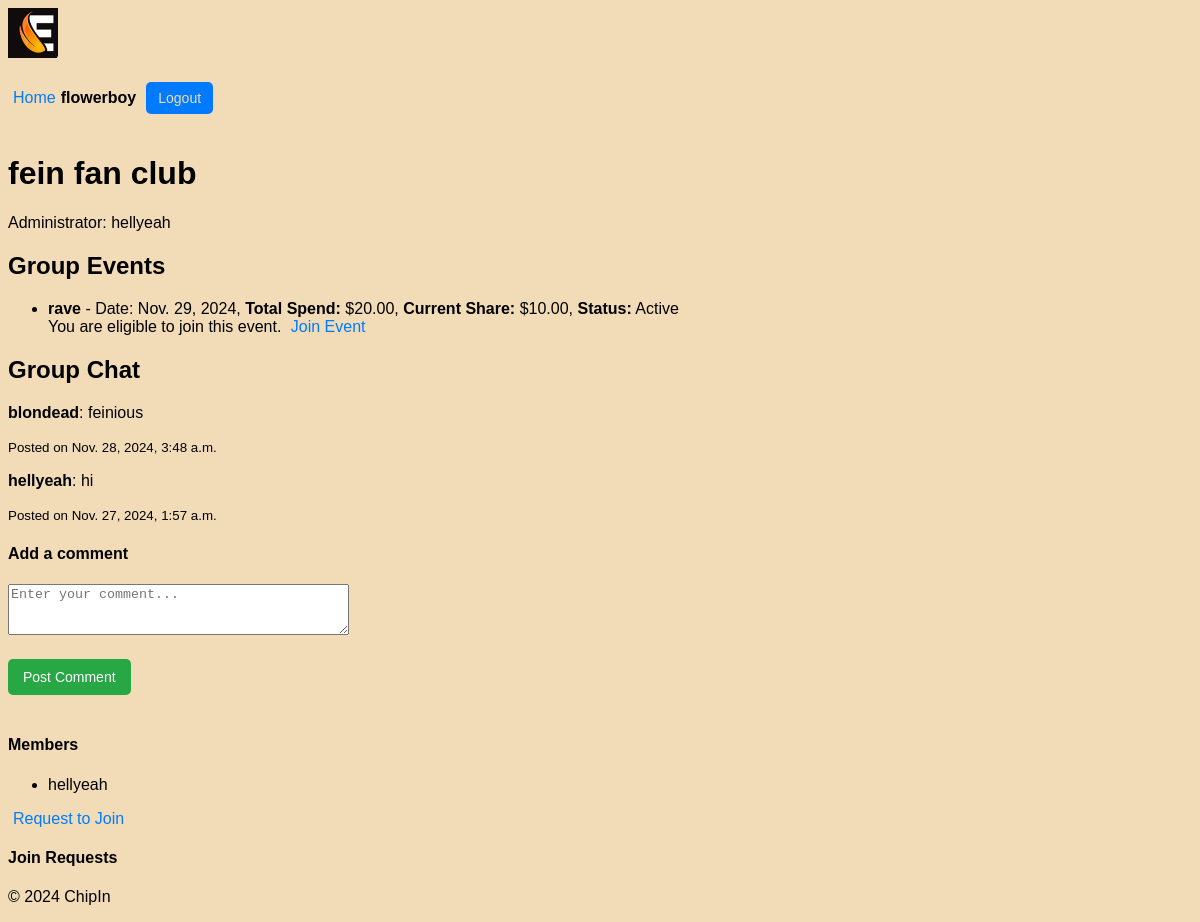
Before: /chipin/group/9/ (signed in) with the older database file.
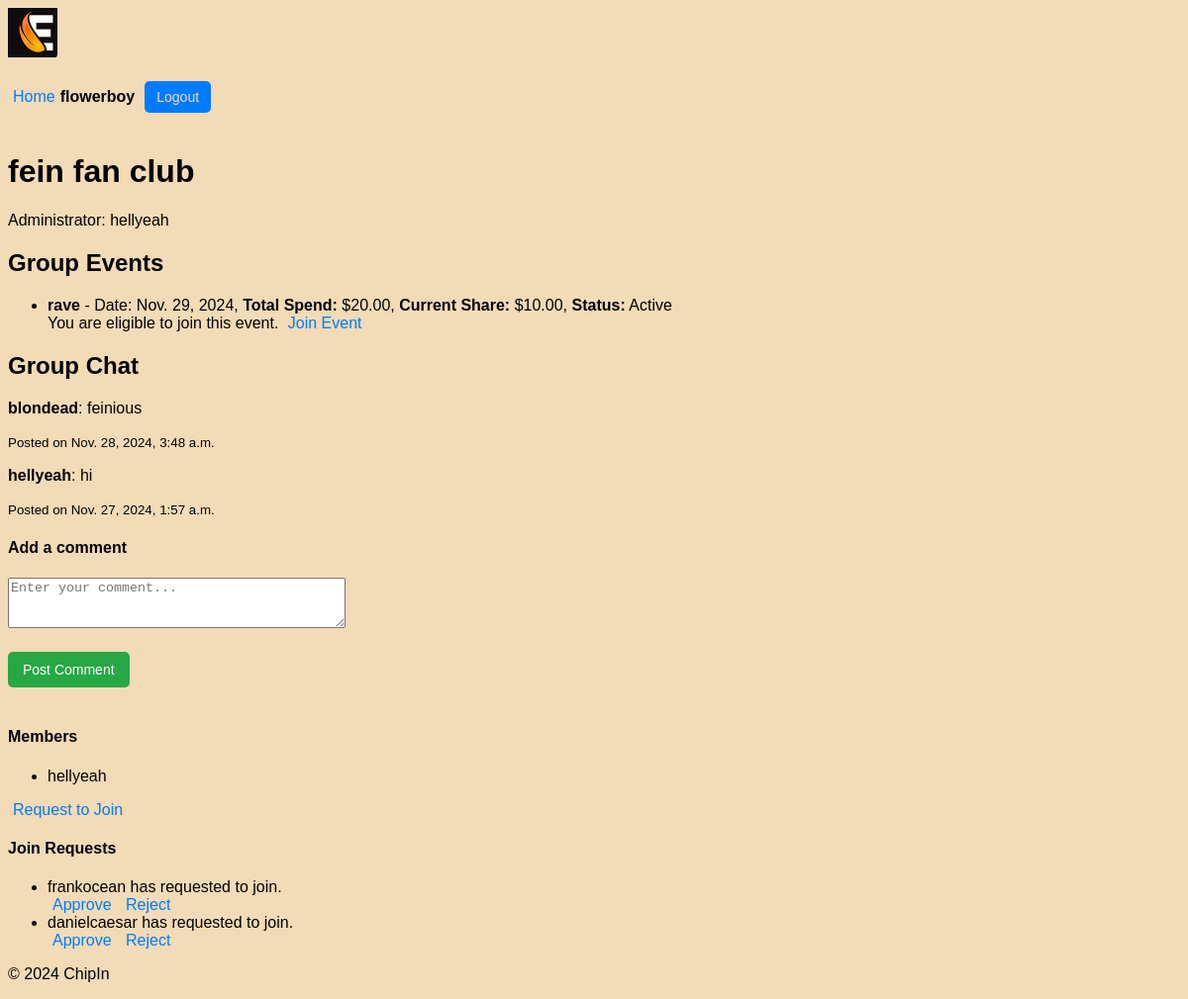
After: the same page with the newer database file.
### chipin/models.py (models this page shows, shortened)
class Event(models.Model):
    name = models.CharField(max_length=100)
    date = models.DateField()
    total_spend = models.DecimalField(max_digits=10, decimal_places=2)
    status = models.CharField(max_length=20, default='Pending')  # Can be 'Pending' or 'Active'
    group = models.ForeignKey('Group', related_name='events', on_delete=models.CASCADE)
    members = models.ManyToManyField(User, related_name='event_memberships', blank=True)
    def calculate_share(self):
        members_count = self.members.count()
        if members_count == 0:
            return 0
        else:
            unround_share = self.total_spend / members_count
            round_share = round(unround_share, 2)
        return round_share

class Comment(models.Model):
    user = models.ForeignKey(User, on_delete=models.CASCADE)  # User who posted the comment
    group = models.ForeignKey(Group, related_name='comments', on_delete=models.CASCADE)  # Group associated with the comment
    content = models.TextField()  # The comment content
    created_at = models.DateTimeField(auto_now_add=True)  # Timestamp when the comment was posted
    updated_at = models.DateTimeField(auto_now=True)  # Timestamp for the latest update

class GroupJoinRequest(models.Model):
    user = models.ForeignKey(User, on_delete=models.CASCADE)
    group = models.ForeignKey(Group, on_delete=models.CASCADE, related_name='join_requests')
    is_approved = models.BooleanField(default=False)
    votes = models.ManyToManyField(User, related_name='votes', blank=True)  # Tracks users who voted
    created_at = models.DateTimeField(auto_now_add=True)

### users/models.py (models this page shows, shortened)
class Profile(models.Model):
    user = models.OneToOneField(User, on_delete=models.CASCADE)
    first_name = models.CharField(max_length=30)
    surname = models.CharField(max_length=30)
    nickname = models.CharField(max_length=30, unique=True, null=False, blank=False)
    max_spend = models.DecimalField(max_digits=10, decimal_places=2, default=100.00)  # Max spend for each event
    balance = models.DecimalField(max_digits=10, decimal_places=2, default=100.00)  # User's current balance

### chipin/views.py (the view)
# urls.py: path('group/<int:group_id>/', views.group_detail, name='group_detail'),
@login_required
def group_detail(request, group_id, edit_comment_id=None):
    group = get_object_or_404(Group, id=group_id)
    comments = group.comments.all().order_by('-created_at')  # Fetch all comments for the group
    events = group.events.all()  # Fetch all events associated with the group
    if edit_comment_id: # Fetch the comment to edit, if edit_comment_id is provided
        comment_to_edit = get_object_or_404(Comment, id=edit_comment_id)
        if comment_to_edit.user != request.user:
            return redirect('chipin:group_detail', group_id=group.id)
    else:
        comment_to_edit = None
    if request.method == 'POST':
        if comment_to_edit: # Editing an existing comment
            form = CommentForm(request.POST, instance=comment_to_edit)
        else: # Adding a new comment
            form = CommentForm(request.POST)
        if form.is_valid():
            comment = form.save(commit=False)
            comment.user = request.user
            comment.group = group
            comment.save()
            return redirect('chipin:group_detail', group_id=group.id)
    else:
        form = CommentForm(instance=comment_to_edit) if comment_to_edit else CommentForm()
    event_share_info = {}
    for event in events:
        event_share = event.calculate_share()
        user_eligible = request.user.profile.max_spend >= event_share
        user_has_joined = request.user in event.members.all()  # Check if the user has already joined the event
        event_share_info[event] = {
            'share': event_share,
            'eligible': user_eligible,
            'status': event.status,
            'joined': user_has_joined
        }
    return render(request, 'chipin/group_detail.html', {
        'group': group,
        'comments': comments,
        'form': form,
        'comment_to_edit': comment_to_edit,
        'events': events,
        'event_share_info': event_share_info,
    })

### chipin/forms.py (shortened to what this page needs)
class CommentForm(forms.ModelForm):
    class Meta:
        model = Comment
        fields = ['content']
        widgets = {
            'content': forms.Textarea(attrs={'rows': 3, 'placeholder': 'Enter your comment...'})
        }

### chipin/context_processors.py (called while the page is built)
def user_profile(request):
    if request.user.is_authenticated:
        try:
            return {'nickname': request.user.profile.nickname}
        except Profile.DoesNotExist:
            return {'nickname': request.user.username}  # Fallback to username if no profile exists
    return {}

### chipin/templates/chipin/group_detail.html (shortened to what this page needs)
{% extends 'chipin/base.html' %}
{% block content %}
     <h1>{{ group.name }}</h1>
     <p>Administrator: {{ group.admin.profile.nickname }}</p>
     <h2>Group Events</h2>
     <ul>
         {% for event, info in event_share_info.items %}
             <li>
                 <strong>{{ event.name }}</strong> - Date: {{ event.date }},
                 <strong>Total Spend:</strong> ${{ event.total_spend }},
                 <strong>Current Share:</strong> ${{ info.share }},
                 <strong>Status:</strong> <span class="event-status">{{ info.status }}</span><br>
                 {% if info.joined %}
                     <span class="joined">You have already joined this event.</span>
                     <a href="{% url 'chipin:leave_event' group.id event.id %}" class="btn btn-warning" onclick="return confirm('Are you sure you want to leave this event?');">Leave Event</a>
                 {% else %}
                     {% if info.eligible %}
                         <span class="eligible">You are eligible to join this event.</span>
                         <a href="{% url 'chipin:join_event' group.id event.id %}" class="btn btn-success">Join Event</a>
                     {% else %}
                         <span class="waiting-room">You are in the waiting room for this event. Increase your balance or wait for more members to join.</span>
                     {% endif %}
                 {% endif %}
             </li>
         {% endfor %}
     </ul>
     <h2>Group Chat</h2>
     <div class="comments-section">
         {% for comment in comments %}
             <div class="comment">
                 <p><strong>{{ comment.user.profile.nickname }}</strong>: {{ comment.content }}</p>
                 <small>Posted on {{ comment.created_at }}</small>
             </div>
         {% empty %}
             <p>No comments yet. Be the first to comment!</p>
         {% endfor %}
         <h4>{% if comment_to_edit %}Edit Comment{% else %}Add a comment{% endif %}</h4>
         <form method="POST">
             <div class="form-group">
                 {{ form.content }}
             </div>
             <button type="submit">{% if comment_to_edit %}Save Comment{% else %}Post Comment{% endif %}</button>
         </form>
     <h4>Members</h4>
     <ul>
         {% for member in group.members.all %}
         <li>{{ member.profile.nickname }}</li>
         {% endfor %}
     </ul>
     {% if request.user not in group.members.all %}
         <a href="{% url 'chipin:request_to_join_group' group.id %}">Request to Join</a>
     {% endif %}
     <h4>Join Requests</h4>
     <ul>
         {% for request in group.join_requests.all %}
             <li>{{ request.user.username }} has requested to join.</li>
             {% if request.user not in group.members.all and request.user != group.admin %}
                 <a href="{% url 'chipin:vote_on_join_request' group.id request.id 'approve' %}">Approve</a>
                 <a href="{% url 'chipin:vote_on_join_request' group.id request.id 'reject' %}">Reject</a>
             {% endif %}
         {% endfor %}
     </ul>
 {% endblock content %}

Changed rows visible on the page:
added GroupJoinRequest: user.username "frankocean", shows "Approve"
added GroupJoinRequest: user.username "danielcaesar", shows "Approve"
